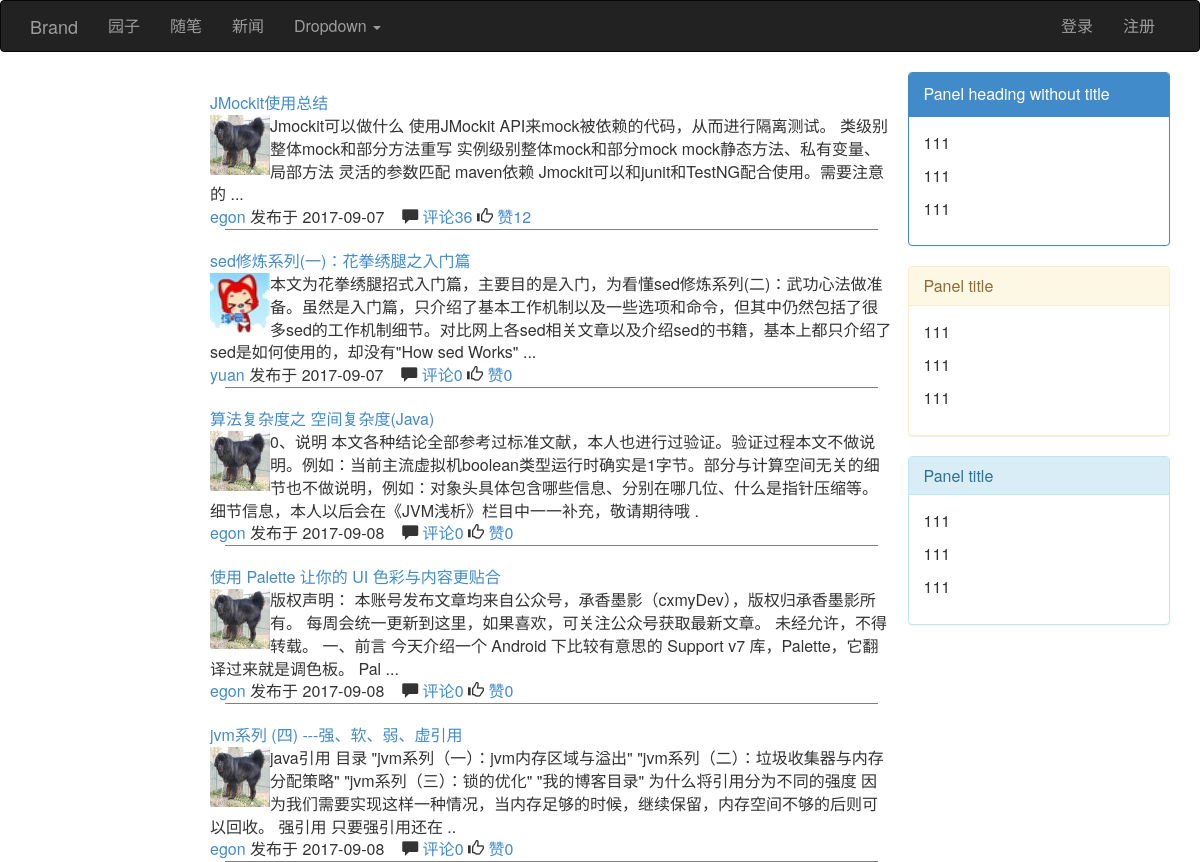
The page / on the database its author committed.
### blog/models.py (models this page shows, shortened)
class Article(models.Model):
    nid = models.BigAutoField(primary_key=True)
    title = models.CharField(max_length=50, verbose_name='文章标题')
    desc = models.CharField(max_length=255, verbose_name='文章描述')
    read_count = models.IntegerField(default=0)
    comment_count = models.IntegerField(default=0)
    up_count = models.IntegerField(default=0)
    down_count = models.IntegerField(default=0)
    category = models.ForeignKey(verbose_name='文章类型', to='Category', to_field='nid', null=True)
    create_time = models.DateTimeField(verbose_name='创建时间', auto_now_add=True)
    blog = models.ForeignKey(verbose_name='所属博客', to='Blog', to_field='nid')
    tags = models.ManyToManyField(
        to="Tag",
        through='Article2Tag',
        through_fields=('article', 'tag'),
    )
    type_choices = [
        (1, "Python"),
        (2, "Linux"),
        (3, "OpenStack"),
        (4, "GoLang"),
    ]
    article_type_id = models.IntegerField(choices=type_choices, default=None)
    objects=ArticleManager()

class Blog(models.Model):
    nid = models.BigAutoField(primary_key=True)
    title = models.CharField(verbose_name='个人博客标题', max_length=64)
    site = models.CharField(verbose_name='个人博客后缀', max_length=32, unique=True)
    theme = models.CharField(verbose_name='博客主题', max_length=32)
    user = models.OneToOneField(to='UserInfo', to_field='nid')

class UserInfo(AbstractUser):
    nid = models.BigAutoField(primary_key=True)
    nickname = models.CharField(verbose_name='昵称', max_length=32)
    telephone = models.CharField(max_length=11, blank=True, null=True, unique=True, verbose_name='手机号码')
    avatar = models.FileField(verbose_name='头像', upload_to='./upload/avatar/',default="./upload/avatar/avatar.png")
    create_time = models.DateTimeField(verbose_name='创建时间',auto_now_add=True)
    fans = models.ManyToManyField(verbose_name='粉丝们',
                                  to='UserInfo',
                                  through='UserFans',
                                  through_fields=('user', 'follower'))

### blog/views.py (the view)
# urls.py: url(r'^$', views.index),
def index(request,**kwargs):
    type_choices=Article.type_choices
    print("kwargs",kwargs)
    current_type_choices_id = int(kwargs.get("article_type_id",0))
    article_list=Article.objects.filter(**kwargs)
    article_list=Article.objects.all()
    return render(request,"index.html",{"type_choices":type_choices,"article_list":article_list,"current_type_choices_id":current_type_choices_id})

### blog/views.py (called while the page is built)
def func_class(request):
    return {"func":settings.FUNCTION}

### templates/index.html
{% extends "base.html" %}
{% block content %}
        <div class="col-md-2">
        </div>
        <div class="col-md-7">
            <div class="article_list">
                  {% for article in article_list %}
                       <div class="article_item">
                               <div class="row">
                                   <div class="title">
                                       <a href="">{{ article.title }}</a>
                                   </div>
                               </div>
                               <div class="row">
                                   <div class="img"><a href="/blog/{{ article.blog.user.username }}"><img src="{{ article.blog.user.avatar.url }}" width="60px" height="60px"></a></div>
                                   <div class="text">{{ article.desc }}</div>
                               </div>
                               <div class="row">
                                   <div class="icon">
                                       <span><a href="/blog/{{ article.blog.user.username }}">{{ article.blog.user.username }}</a> 发布于</span>
                                       <span class="timer">{{ article.create_time|date:"Y-m-d" }}</span> &nbsp;&nbsp;
                                       <span class="glyphicon glyphicon-comment"></span>&nbsp;<a href="">评论{{ article.comment_count }}</a>
                                       <span class="glyphicon glyphicon-thumbs-up"></span>&nbsp;<a href="">赞{{ article.up_count }}</a>
                                   </div>
                               </div>
                            </div>
                  {% endfor %}
            </div>
        </div>
{% endblock %}
{% block others %}
            <div class="panel panel-primary">
                  <div class="panel-heading">Panel heading without title</div>
                  <div class="panel-body">
                   <p>111</p>
                   <p>111</p>
                   <p>111</p>
                  </div>
                </div>
            <div class="panel panel-warning">
              <div class="panel-heading">
                <h3 class="panel-title">Panel title</h3>
              </div>
              <div class="panel-body">
                   <p>111</p>
                   <p>111</p>
                   <p>111</p>
              </div>
            </div>
             <div class="panel panel-info">
              <div class="panel-heading">
                <h3 class="panel-title">Panel title</h3>
              </div>
              <div class="panel-body">
                <p>111</p>
                   <p>111</p>
                   <p>111</p>
              </div>
            </div>
{% endblock %}

### templates/base.html (shortened to what this page needs)
{% load staticfiles %}
<!DOCTYPE html>
<html lang="en">
<head>
    <link rel="stylesheet" href="{% static 'bootstrap/css/bootstrap.css' %}">
    <link rel="stylesheet" href="{% static 'css/articleDetail.css' %}">
</head>
<body>
<nav class="navbar navbar-inverse">
  <div class="container">
    <div class="navbar-header">
      <a class="navbar-brand" href="#">Brand</a>
    </div>
    <div class="collapse navbar-collapse" id="bs-example-navbar-collapse-1">
      <ul class="nav navbar-nav">
      {% for type_choice in func %}
          <li><a href="#">{{ type_choice.1 }}</a></li>
      {% endfor %}
        <li class="dropdown">
          <a href="#" class="dropdown-toggle" data-toggle="dropdown" role="button" aria-haspopup="true" aria-expanded="false">Dropdown <span class="caret"></span></a>
        </li>
      </ul>
      <ul class="nav navbar-nav navbar-right">
         {% if request.user.is_authenticated %}
              <li><a href="/login/">欢迎{{ request.user.username }}</a></li>
              <li><a href="/logout/">注销</a></li>
              <li><a href="#">修改密码</a></li>
         {% else %}
              <li><a href="/login/">登录</a></li>
              <li><a href="#">注册</a></li>
         {% endif %}
      </ul>
    </div>
  </div>
</nav>
<div class="container">
    <div class="row">
             {% block content %}
             {% endblock %}
         <div class="col-md-3">
             {% block others %}
             {% endblock %}
         </div>
    </div>
</div>
</body>
</html>

### templates/base.html (style rules this page uses)
a { text-decoration: none; }
body { font-size: 16px; }
.img { float: left; }
.article_item { margin-top: 20px; border-bottom: 1px solid gray; }

### rows shown on the page
Article: title "JMockit使用总结", blog.user.avatar (picture), desc "Jmockit可以做什么 使用JMockit API来mock被依赖的代码，从而进行隔离测试。 类级别整体mock和部分方法重写 实例级别整体mock和部分mock mock静态方法、私有变量、局部方法 灵活的参数匹配 maven依赖 Jmockit可以和junit和TestNG配合使用。需要注意的 ...", blog.user.username "egon", create_time "2017-09-07", comment_count "36", up_count "12"
Article: title "sed修炼系列(一)：花拳绣腿之入门篇", blog.user.avatar (picture), desc "本文为花拳绣腿招式入门篇，主要目的是入门，为看懂sed修炼系列(二)：武功心法做准备。虽然是入门篇，只介绍了基本工作机制以及一些选项和命令，但其中仍然包括了很多sed的工作机制细节。对比网上各sed相关文章以及介绍sed的书籍，基本上都只介绍了sed是如何使用的，却没有\"How sed Works\" ...", blog.user.username "yuan", create_time "2017-09-07", comment_count "0", up_count "0"
Article: title "算法复杂度之 空间复杂度(Java)", blog.user.avatar (picture), desc "0、说明 本文各种结论全部参考过标准文献，本人也进行过验证。验证过程本文不做说明。例如：当前主流虚拟机boolean类型运行时确实是1字节。部分与计算空间无关的细节也不做说明，例如：对象头具体包含哪些信息、分别在哪几位、什么是指针压缩等。细节信息，本人以后会在《JVM浅析》栏目中一一补充，敬请期待哦 .", blog.user.username "egon", create_time "2017-09-08", comment_count "0", up_count "0"
Article: title "使用 Palette 让你的 UI 色彩与内容更贴合", blog.user.avatar (picture), desc "版权声明： 本账号发布文章均来自公众号，承香墨影（cxmyDev），版权归承香墨影所有。 每周会统一更新到这里，如果喜欢，可关注公众号获取最新文章。 未经允许，不得转载。 一、前言 今天介绍一个 Android 下比较有意思的 Support v7 库，Palette，它翻译过来就是调色板。 Pal ...", blog.user.username "egon", create_time "2017-09-08", comment_count "0", up_count "0"
Article: title "jvm系列 (四) ---强、软、弱、虚引用", blog.user.avatar (picture), desc "java引用 目录 \"jvm系列（一）：jvm内存区域与溢出\" \"jvm系列（二）：垃圾收集器与内存分配策略\" \"jvm系列（三）：锁的优化\" \"我的博客目录\" 为什么将引用分为不同的强度 因为我们需要实现这样一种情况，当内存足够的时候，继续保留，内存空间不够的后则可以回收。 强引用 只要强引用还在 ..", blog.user.username "egon", create_time "2017-09-08", comment_count "0", up_count "0"

### other values the page prints
{{ type_choice.1 }} "园子" "随笔" "新闻"
